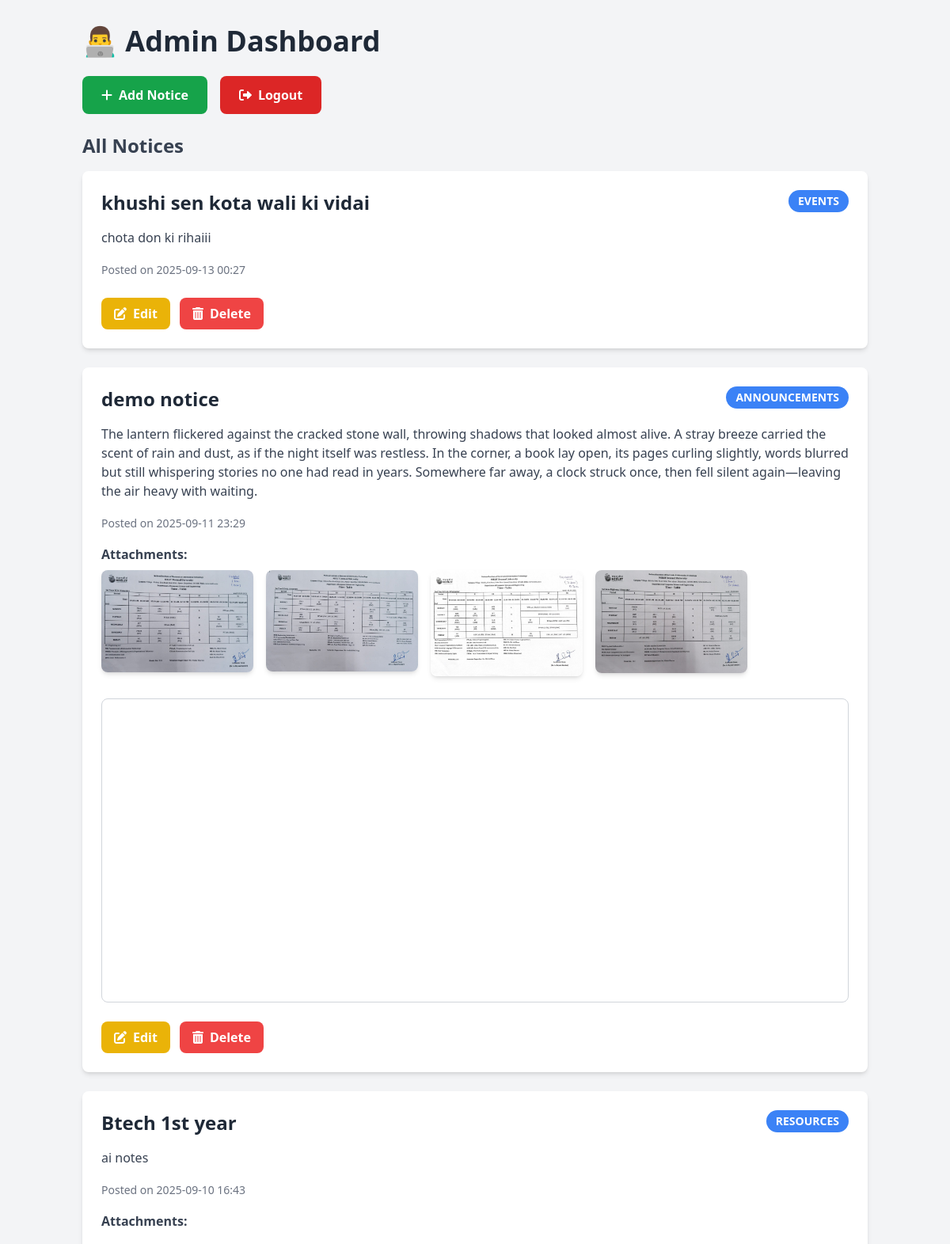
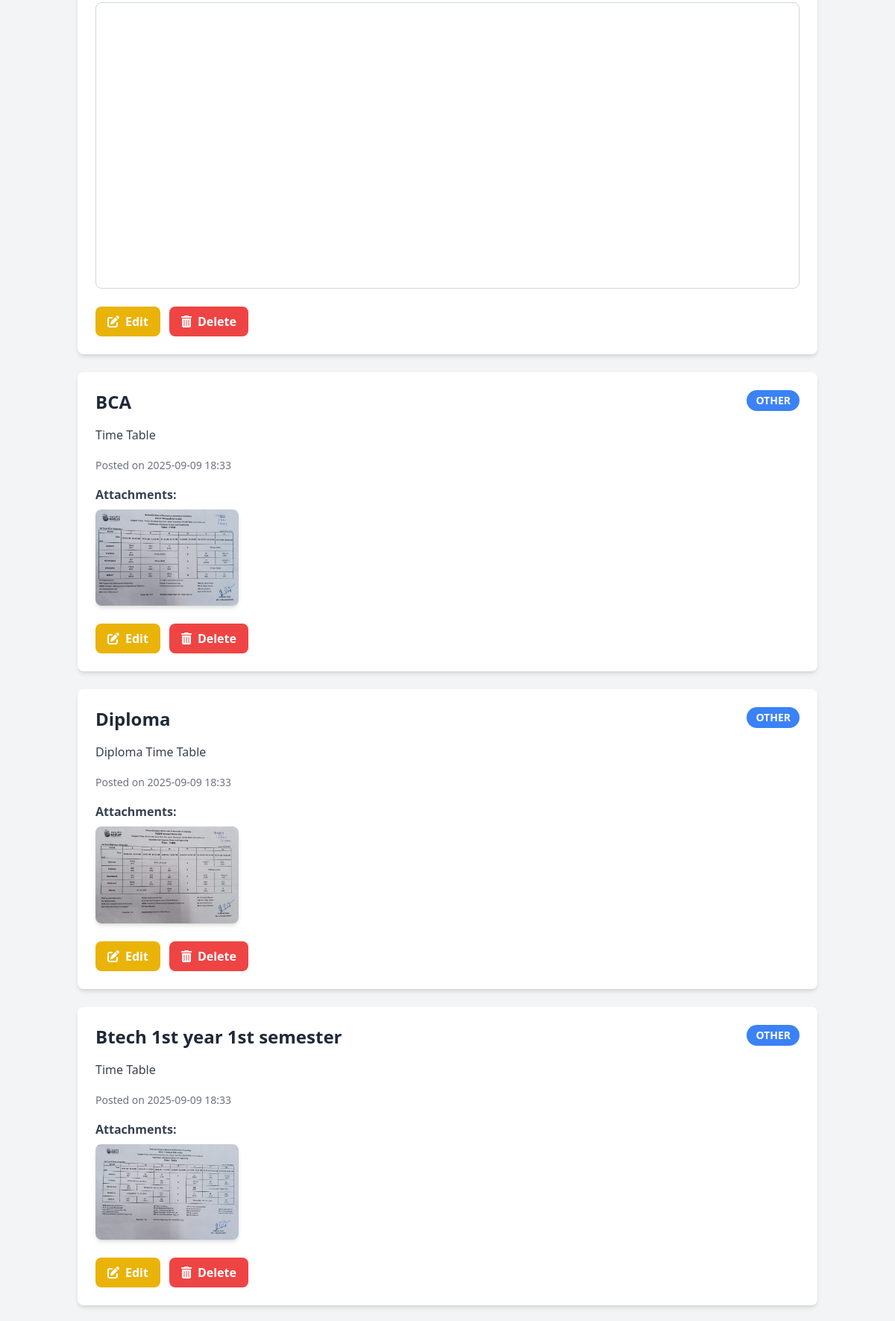
The page /dashboard (signed in, upper part) on the database its author committed (2 pictures, top to bottom).
### app.py (models this page shows)
class Notice(db.Model):
    id = db.Column(db.Integer, primary_key=True)
    title = db.Column(db.String(200), nullable=False)
    content = db.Column(db.Text, nullable=False)
    category = db.Column(db.String(50), nullable=True)  # New field for notice category
    timestamp = db.Column(db.DateTime, default=current_time_ist)
    files = db.Column(db.String(500))  # Comma-separated filenames

### app.py (the view)
@app.route("/dashboard")
def admin_dashboard():
    if "user_id" not in session:
        flash("Please log in to access the dashboard.", "warning")
        return redirect(url_for("login"))
    notices = Notice.query.order_by(Notice.timestamp.desc()).all()
    return render_template("dashboard.html", notices=notices)

### app.py (called while the page is built, shortened)
@app.before_request
def create_tables():
    db.create_all()
    if not User.query.filter_by(username="admin").first():
        hashed_pw = generate_password_hash("admin", method="pbkdf2:sha256")
        db.session.add(User(username="admin", password=hashed_pw))
        db.session.commit()

### templates/dashboard.html (shortened to what this page needs)
<!DOCTYPE html>
<html>
<head>
    <script src="https://cdn.tailwindcss.com"></script>
    <link rel="stylesheet" href="https://cdnjs.cloudflare.com/ajax/libs/font-awesome/6.0.0-beta3/css/all.min.css">
</head>
<body class="bg-gray-100 min-h-screen">
<div class="container mx-auto px-4 py-8">
    <h1 class="text-4xl font-bold mb-6 text-gray-800">👨‍💻 Admin Dashboard</h1>
    <div class="mb-6 flex space-x-4">
        <a href="{{ url_for('add_notice') }}" class="bg-green-600 hover:bg-green-700 text-white font-bold py-3 px-6 rounded-lg transition duration-300 flex items-center">
            <i class="fas fa-plus mr-2"></i>Add Notice
        </a>
        <a href="{{ url_for('logout') }}" class="bg-red-600 hover:bg-red-700 text-white font-bold py-3 px-6 rounded-lg transition duration-300 flex items-center">
            <i class="fas fa-sign-out-alt mr-2"></i>Logout
        </a>
    </div>
    <h2 class="text-2xl font-semibold mb-4 text-gray-700">All Notices</h2>
    {% for notice in notices %}
        <div class="bg-white rounded-lg shadow-md p-6 mb-6">
            <div class="flex justify-between items-start mb-4">
                <h3 class="text-2xl font-bold text-gray-800">{{ notice.title }}</h3>
                <span class="bg-blue-500 text-white px-3 py-1 rounded-full text-sm font-semibold">{{ notice.category.upper() if notice.category else 'UNCATEGORIZED' }}</span>
            </div>
            <p class="text-gray-700 mb-4">{{ notice.content }}</p>
            <small class="text-gray-500 text-sm">Posted on {{ notice.timestamp.strftime('%Y-%m-%d %H:%M') }}</small>
            {% if notice.files %}
                <div class="mt-4">
                    <strong class="block text-gray-700 mb-2">Attachments:</strong>
                    <div class="flex flex-wrap gap-4">
                        {% for file in notice.files.split(',') %}
                            {% set ext = file.rsplit('.', 1)[1].lower() %}
                            {% if ext in ['jpg', 'jpeg', 'png', 'gif'] %}
                                <a href="{{ url_for('uploaded_file', filename=file.strip()) }}" target="_blank" class="block">
                                    <img src="{{ url_for('uploaded_file', filename=file.strip()) }}"
                                         alt="attachment" class="w-48 h-auto rounded-lg shadow-md object-cover">
                                </a>
                            {% elif ext == 'pdf' %}
                                <div class="w-full mt-3">
                                    <iframe src="{{ url_for('uploaded_file', filename=file.strip()) }}"
                                            class="w-full h-96 border border-gray-300 rounded-lg">
                                    </iframe>
                                </div>
                            {% endif %}
                        {% endfor %}
                    </div>
                </div>
            {% endif %}
            <div class="mt-6 flex space-x-3">
                <a href="{{ url_for('edit_notice', id=notice.id) }}" class="bg-yellow-500 hover:bg-yellow-600 text-white font-bold py-2 px-4 rounded-lg transition duration-300 flex items-center">
                    <i class="fas fa-edit mr-2"></i>Edit
                </a>
                <form action="{{ url_for('delete_notice', id=notice.id) }}" method="POST" class="inline-block">
                    <button type="submit" class="bg-red-500 hover:bg-red-600 text-white font-bold py-2 px-4 rounded-lg transition duration-300 flex items-center" onclick="return confirm('Are you sure you want to delete this notice?');">
                        <i class="fas fa-trash-alt mr-2"></i>Delete
                    </button>
                </form>
            </div>
        </div>
    {% else %}
        <p class="text-gray-600 text-lg">No notices found.</p>
    {% endfor %}
</div>
</body>
</html>

### rows shown on the page
Notice: title "khushi sen kota wali ki vidai", category "EVENTS", content "chota don ki rihaiii", timestamp "2025-09-13 00:27"
Notice: title "demo notice", category "ANNOUNCEMENTS", content "The lantern flickered against the cracked stone wall, throwing shadows that looked almost alive. A stray breeze carried the scent of rain and dust, as if the night itself was restless. In the corner, a book lay open, its pages curling slightly, words blurred but still whispering stories no one had read in years. Somewhere far away, a clock struck once, then fell silent again—leaving the air heavy with waiting.", timestamp "2025-09-11 23:29"
Notice: title "Btech 1st year", category "RESOURCES", content "ai notes", timestamp "2025-09-10 16:43"
Notice: title "BCA", category "OTHER", content "Time Table", timestamp "2025-09-09 18:33", files (picture)
Notice: title "Diploma", category "OTHER", content "Diploma Time Table", timestamp "2025-09-09 18:33", files (picture)
Notice: title "Btech 1st year 1st semester", category "OTHER", content "Time Table", timestamp "2025-09-09 18:33", files (picture)
